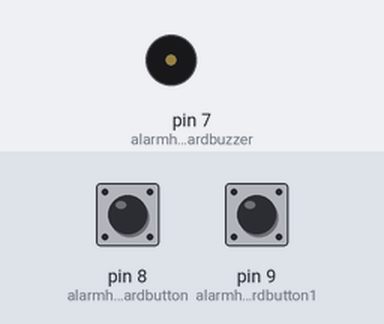
The sketch below on a simulated Arduino Uno, built with avr-gcc and run on an emulated ATmega328P. Shown: buzzer (waves = sounding). The test bench sets the inputs (shaded band); at power-on: pin 8 (alarmhazardbutton) LOW, pin 9 (alarmhazardbutton1) LOW.

Above: at 1.2 s.
1.3 s: pin 8 (alarmhazardbutton) pulled HIGH for 0.15 s
2.9 s: pin 9 (alarmhazardbutton1) pulled HIGH for 0.15 s
At 3.5 s:
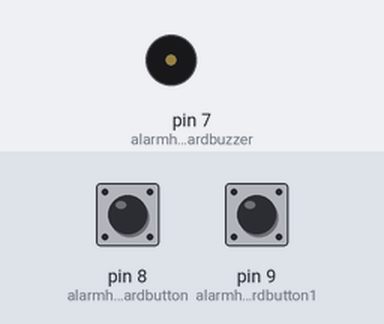
4.5 s: pin 8 (alarmhazardbutton) pulled HIGH for 3.2 s
Timing chart, 0 to 15.2 s (numbered marks = the images above; inputs shaded):
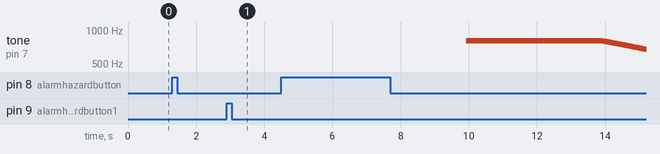

Measured:
- after the input at 2.9 s, tone on pin 7 (alarmhazardbuzzer): stays silent (without the input it goes to 800 Hz after 1.4 s)
- after the input at 4.5 s, tone on pin 7 (alarmhazardbuzzer): plays 800 Hz for 4.0 s, 799 Hz for 0.01 s, 798 Hz for 0.01 s, 797 Hz for 0.01 s, 796 Hz for 0.01 s, 795 Hz for 0.01 s … (128 notes in this stretch), starting after 5.4 s

The sketch:

buzzeronof.ino
```cpp
int alarmhazardbuzzer = 7;
int alarmhazardbutton = 8;
int alarmhazardbutton1 = 9;
int variebelnyaoranglain;
int variebelmati;
bool buzzerNyala = false;

void setup()
{
  pinMode(alarmhazardbuzzer, OUTPUT);
  pinMode(alarmhazardbutton, INPUT);
  pinMode(alarmhazardbutton1, INPUT);
}

void loop()
{
  variebelnyaoranglain = digitalRead(alarmhazardbutton);
  variebelmati = digitalRead(alarmhazardbutton1);

  if (variebelnyaoranglain == HIGH)
  {
    buzzerNyala = true;
  }

  if (variebelmati == HIGH)
  {
    buzzerNyala = false;
    noTone(alarmhazardbuzzer);
  }

  if (buzzerNyala == true)
  {
    for (int i = 200; i <= 800 && buzzerNyala == true; i++)
    {
      tone(alarmhazardbuzzer, i);
      delay(5);
      if (digitalRead(alarmhazardbutton1) == HIGH)
      {
        buzzerNyala = false;
        noTone(alarmhazardbuzzer);
        break;
      }
    }

    delay(4000);

    for (int i = 800; i >= 200 && buzzerNyala == true; i--)
    {
      tone(alarmhazardbuzzer, i);
      delay(10);
      if (digitalRead(alarmhazardbutton1) == HIGH)
      {
        buzzerNyala = false;
        noTone(alarmhazardbuzzer);
        break;
      }
    }
  }
  else
  {
    noTone(alarmhazardbuzzer);
  }
}
```
